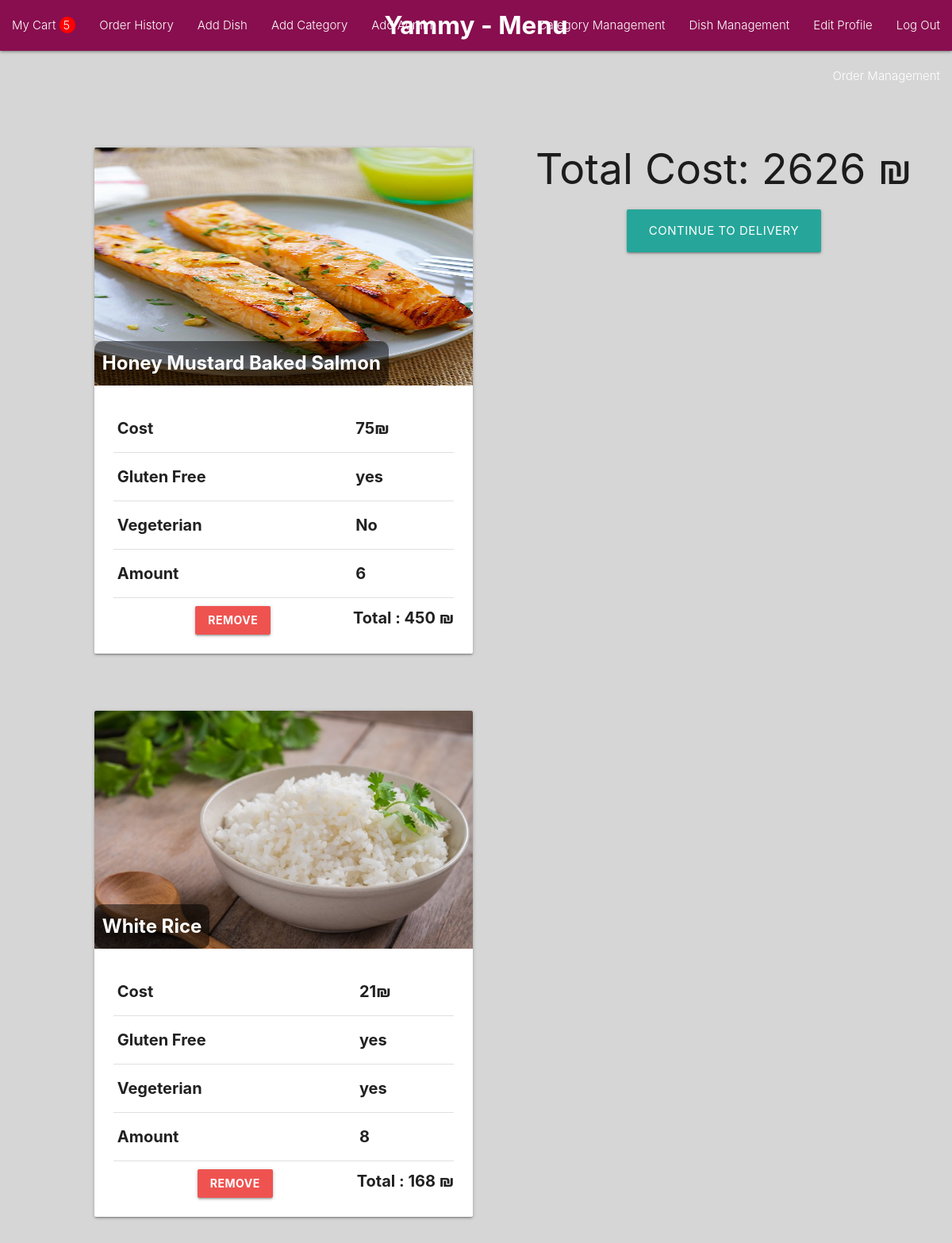
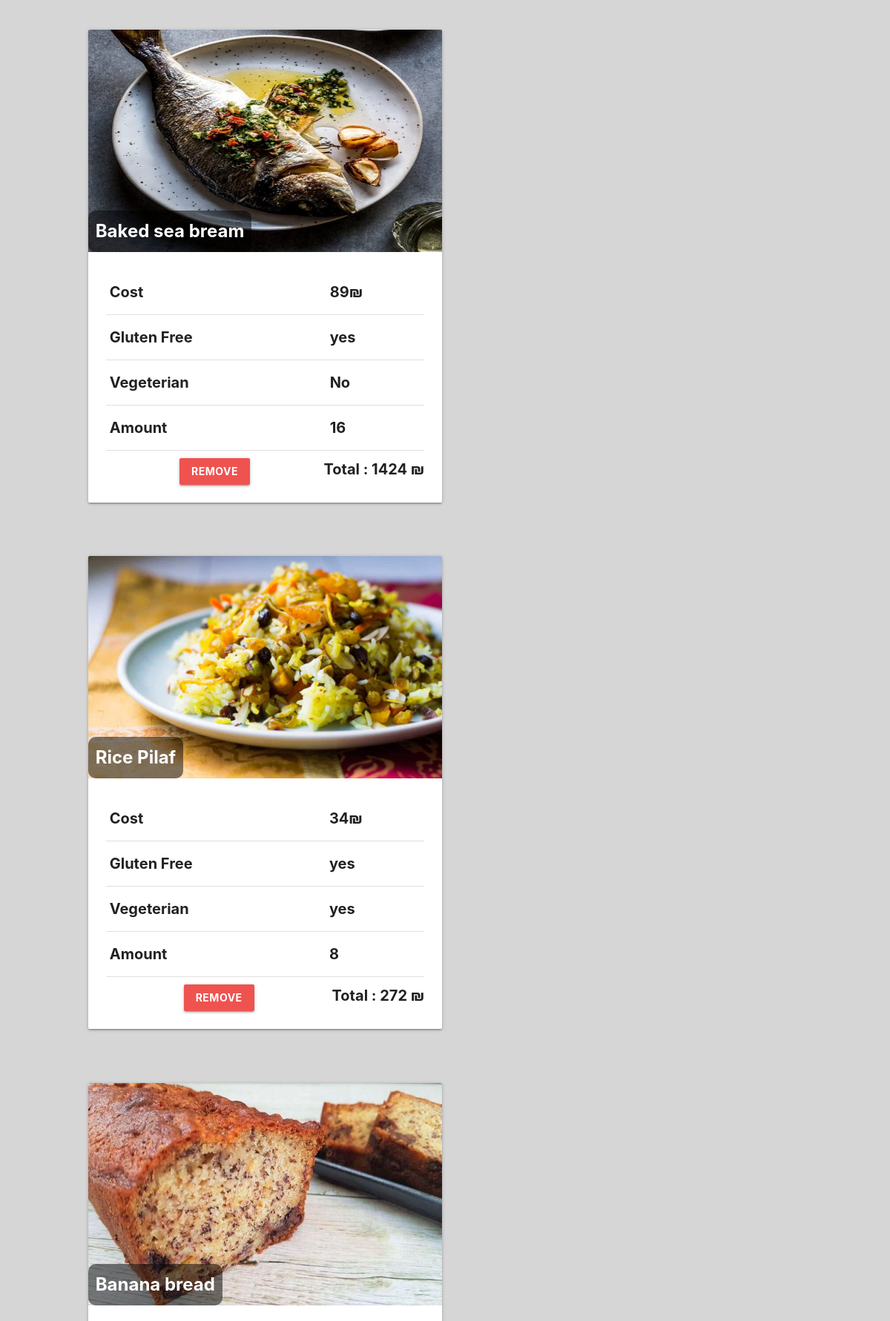
Screenshot of /order/show_cart (signed in, upper part) with the database file from the repository (2 pictures, top to bottom).
### models/items.py (models this page shows)
class Items(db.Model):
    id = db.Column(db.Integer,primary_key=True)
    dish_id = db.Column(db.Integer,db.ForeignKey('dish.id'))
    cart_id = db.Column(db.Integer,db.ForeignKey('cart.id'))
    amount = db.Column(db.Integer,nullable=False)
    dish = db.relationship('Dish', back_populates='cart_association')
    cart = db.relationship('Cart', back_populates='dish_association')

### models/dish.py (models this page shows)
class Dish(db.Model):
    id = db.Column(db.Integer,primary_key=True)
    name = db.Column(db.String(200),nullable=False)
    price = db.Column(db.Integer,nullable=False)
    description = db.Column(db.Text)
    image = db.Column(db.String(500),nullable=False)
    is_gluten_free = db.Column(db.Boolean,nullable=False)
    is_vegeterian = db.Column(db.Boolean,nullable=False)
    category_id = db.Column(db.Integer,db.ForeignKey('category.id'))
    cart_association = db.relationship('Items', back_populates='dish')
    carts = association_proxy('cart_association', 'cart')

### controllers/orders.py (the view)
@login_required
def show_cart():
    cart = current_user.carts[-1]
    items = cart.dish_association
    total_cost = 0
    for item in items:
        total_cost += (item.dish.price * item.amount)
    cart.total_cost = total_cost
    db.session.commit()
    return render_template('orders/show_cart.html',items=items,total_cost=total_cost)

### auth.py (called while the page is built)
@login_manager.user_loader
def load_user(user_id):
    return User.query.get(int(user_id))

### templates/orders/show_cart.html
{% if current_user.is_staff %} {% extends 'layouts/admin_layout.html' %}
{% else %} {% extends 'layouts/layout.html' %} {% endif %}
{% block content %}
{% if len(items) == 0 %}
<h1 style="font-weight: bold;font-family: Arial, Helvetica, sans-serif;font-size: 200px;margin-top: 200px;" class="center">Cart is Empty</h1>
{% else %}
<div style="margin-right: 50px;" class="right">
    <h2>Total Cost: {{total_cost}} ₪</h2>
    <div class="center">
    <a class="waves-effect waves-light btn-large" href="{{url_for('order.order')}}">Continue to Delivery</a>
  </div>
  </div>
<div style="display: flex;flex-wrap: wrap;">
{% for item in items %}
<div class="row">
    <div style="width: 600px;height: 300px;margin-top: 30px;">
      <div style="margin-left: 70px;" class="col s12 m10">
        <div class="card">
          <div class="card-image">
            <img style="height: 300px;" src="{{url_for('static',filename=item.dish.image)}}">
            <span style="font-weight: bold;background-color: rgba(0,0,0,0.5);border-radius: 10px;padding: 10px;" class="card-title">{{item.dish.name}}</span>
          </div>
          <div class="card-content">
            <table style="font-weight: bold;font-size: 20px;">
              <tr>
                <td>Cost</td>
                <td>
                  {{item.dish.price}}₪
                </td>
              </tr>
              <tr>
                <td>Gluten Free</td>
                <td>{% if item.dish.is_gluten_free %}yes{% else %}No{% endif %}</td>
              </tr>
              <tr>
                <td>Vegeterian</td>
                <td>{% if item.dish.is_vegeterian %}yes{% else %}No{% endif %}</td>
              </tr>
              <tr>
                <td>Amount</td>
                <td>{{item.amount}}</td>
              </tr>
            </table>
            <div style="margin-top: 10px;font-weight: bold;font-size: 20px;" class="center">
                <span class="right">Total : {{item.amount * item.dish.price}} ₪</span>
            <a class="waves-effect waves-light btn red lighten-1" href="{{url_for('order.delete_item',id=item.id)}}">Remove</a>
        </div>
          </div>
        </div>
        </div>
      </div>
      </div>
    {% endfor %}
  </div>
    {% endif %}
{% endblock %}

### rows the page displays
Items: image (picture), dish.name "Honey Mustard Baked Salmon", dish.price "75", shows "yes", shows "No", amount "6", item.amount*item.dish.price "450"
Items: image (picture), dish.name "White Rice", dish.price "21", shows "yes", amount "8", item.amount*item.dish.price "168"
Items: image (picture), dish.name "Baked sea bream", dish.price "89", shows "yes", shows "No", amount "16", item.amount*item.dish.price "1424"
Items: image (picture), dish.name "Rice Pilaf", dish.price "34", shows "yes", amount "8", item.amount*item.dish.price "272"
Items: image (picture), dish.name "Banana bread"

### other values shown
{{ len(current_user.carts[-1].dish_association) }} "5"
{{ total_cost }} "2626"
